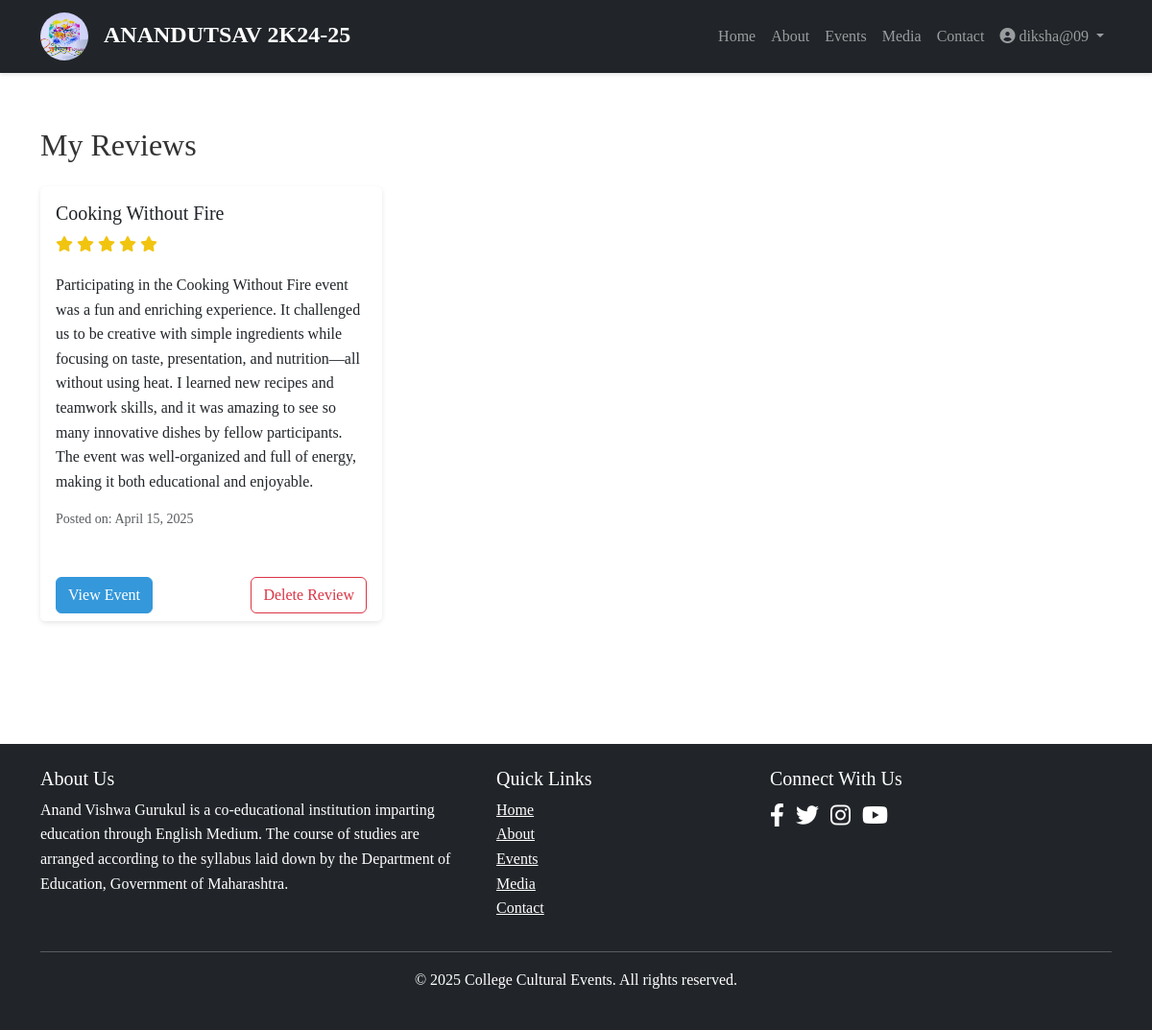
Page /my/reviews/ (signed in) on the committed database.
### events/models.py (models this page shows, shortened)
class Review(models.Model):
    user = models.ForeignKey(User, on_delete=models.CASCADE, related_name='reviews')
    event = models.ForeignKey(Event, on_delete=models.CASCADE, related_name='reviews')
    content = models.TextField()
    rating = models.IntegerField(choices=[(i, i) for i in range(1, 6)])
    created_at = models.DateTimeField(auto_now_add=True)

class Event(models.Model):
    title = models.CharField(max_length=200)
    description = models.TextField()
    category = models.ForeignKey(EventCategory, on_delete=models.CASCADE, related_name='events')
    date = models.DateTimeField()
    location = models.CharField(max_length=200)
    rules = models.TextField(blank=True)
    created_at = models.DateTimeField(auto_now_add=True)
    updated_at = models.DateTimeField(auto_now=True)

### events/views.py (the view)
# urls.py: path('my/reviews/', views.my_reviews, name='my_reviews'),
@login_required
def my_reviews(request):
    if request.user.is_staff:
        messages.warning(request, 'Admin users cannot access review history.')
        return redirect('home')
    reviews = Review.objects.filter(user=request.user).order_by('-created_at')
    return render(request, 'events/my_reviews.html', {
        'reviews': reviews
    })

### events/templates/events/my_reviews.html (shortened to what this page needs)
{% extends 'events/base.html' %}
{% load static %}
{% block content %}
<div class="container py-5">
    <div class="row">
        <div class="col-12">
            <h2 class="mb-4">My Reviews</h2>
            {% if reviews %}
                <div class="row">
                    {% for review in reviews %}
                        <div class="col-md-6 col-lg-4 mb-4">
                            <div class="card h-100">
                                <div class="card-body">
                                    <h5 class="card-title">{{ review.event.title }}</h5>
                                    <div class="star-rating mb-3" data-rating="{{ review.rating }}">
                                        <i class="fas fa-star"></i>
                                        <i class="fas fa-star"></i>
                                        <i class="fas fa-star"></i>
                                        <i class="fas fa-star"></i>
                                        <i class="fas fa-star"></i>
                                    </div>
                                    <p class="card-text">{{ review.content }}</p>
                                    <p class="card-text text-muted small">
                                        Posted on: {{ review.created_at|date:"F d, Y" }}
                                    </p>
                                </div>
                                <div class="card-footer bg-white border-0">
                                    <div class="d-flex justify-content-between align-items-center">
                                        <a href="{% url 'event_detail' review.event.id %}" class="btn btn-primary">
                                            View Event
                                        </a>
                                        <form method="post" action="{% url 'delete_review' review.id %}" class="d-inline">
                                            <button type="submit" class="btn btn-outline-danger" onclick="return confirm('Are you sure you want to delete this review?')">
                                                Delete Review
                                            </button>
                                        </form>
                                    </div>
                                </div>
                            </div>
                        </div>
                    {% endfor %}
                </div>
            {% else %}
                <div class="alert alert-info">
                    <i class="fas fa-info-circle me-2"></i>
                    You haven't written any reviews yet.
                    <a href="{% url 'event_list' %}" class="alert-link">Browse events to review</a>
                </div>
            {% endif %}
        </div>
    </div>
</div>
{% endblock %}

### events/templates/events/base.html (shortened to what this page needs)
<!DOCTYPE html>
<html lang="en">
<head>
    <link href="https://cdn.jsdelivr.net/npm/bootstrap@5.3.0/dist/css/bootstrap.min.css" rel="stylesheet">
    <link rel="stylesheet" href="https://cdnjs.cloudflare.com/ajax/libs/font-awesome/6.0.0-beta3/css/all.min.css">
    {% load static %}
    <link rel="stylesheet" href="{% static 'css/style.css' %}">
</head>
<body>
    <nav class="navbar navbar-expand-lg navbar-dark bg-dark sticky-top">
        <div class="container">
            <a class="navbar-brand" href="{% url 'home' %}">
                 <img src="{% static 'img/logo event.jpg' %}" alt="" height="50px" width="50px" style="border-radius: 50%;" class="me-3">ANANDUTSAV 2K24-25
            </a>
            <div class="collapse navbar-collapse" id="navbarNav">
                <ul class="navbar-nav ms-auto">
                    <li class="nav-item">
                        <a class="nav-link {% if request.path == '/' %}active{% endif %}" href="{% url 'home' %}">Home</a>
                    </li>
                    <li class="nav-item">
                        <a class="nav-link {% if 'about' in request.path %}active{% endif %}" href="{% url 'about' %}">About</a>
                    </li>
                    <li class="nav-item">
                        <a class="nav-link {% if 'events' in request.path %}active{% endif %}" href="{% url 'event_list' %}">Events</a>
                    </li>
                    <li class="nav-item">
                        <a class="nav-link {% if 'media' in request.path %}active{% endif %}" href="{% url 'media_list' %}">Media</a>
                    </li>
                    <li class="nav-item">
                        <a class="nav-link {% if 'contact' in request.path %}active{% endif %}" href="{% url 'contact' %}">Contact</a>
                    </li>
                </ul>
                <ul class="navbar-nav">
                    {% if user.is_authenticated %}
                        <li class="nav-item dropdown">
                            <a class="nav-link dropdown-toggle" href="#" id="userDropdown" role="button" data-bs-toggle="dropdown">
                                <i class="fas fa-user-circle me-1"></i>{{ user.username }}
                            </a>
                        </li>
                    {% endif %}
                </ul>
            </div>
        </div>
    </nav>
    <main class="py-2">
        {% block content %}{% endblock %}
    </main>
    <footer class="bg-dark text-white py-4 mt-5">
        <div class="container">
            <div class="row">
                <div class="col-md-5">
                    <h5>About Us</h5>
                    <p>Anand Vishwa Gurukul is a co-educational institution imparting education through English Medium. The course of studies are arranged according to the syllabus laid down by the Department of Education, Government of Maharashtra.</p>
                </div>
                <div class="col-md-3">
                    <h5>Quick Links</h5>
                    <ul class="list-unstyled">
                        <li><a href="{% url 'home' %}" class="text-white">Home</a></li>
                        <li><a href="{% url 'about' %}" class="text-white">About</a></li>
                        <li><a href="{% url 'event_list' %}" class="text-white">Events</a></li>
                        <li><a href="{% url 'media_list' %}" class="text-white">Media</a></li>
                        <li><a href="{% url 'contact' %}" class="text-white">Contact</a></li>
                    </ul>
                </div>
                <div class="col-md-4">
                    <h5>Connect With Us</h5>
                    <div class="social-icons">
                        <a href="#" class="text-white me-2"><i class="fab fa-facebook-f"></i></a>
                        <a href="#" class="text-white me-2"><i class="fab fa-twitter"></i></a>
                        <a href="#" class="text-white me-2"><i class="fab fa-instagram"></i></a>
                        <a href="#" class="text-white me-2"><i class="fab fa-youtube"></i></a>
                    </div>
                </div>
            </div>
            <hr class="mt-3 mb-3">
            <div class="text-center">
                <p>&copy; {% now "Y" %} College Cultural Events. All rights reserved.</p>
            </div>
        </div>
    </footer>
</body>
</html>

### events/static/css/style.css (style rules this page uses)
:root { --primary-color: #3498db; --secondary-color: #2c3e50; --accent-color: #e74c3c; --light-color: #ecf0f1; --dark-color: #2c3e50; }
body { font-family: Cambria, Cochin, Georgia, Times, 'Times New Roman', serif; color: #333; line-height: 1.6; }
.navbar { box-shadow: 0 2px 4px rgba(0, 0, 0, 0.1); }
.navbar-brand { font-weight: bold; font-size: 1.5rem; }
.card { transition: transform 0.3s ease, box-shadow 0.3s ease; margin-bottom: 1.5rem; border: none; box-shadow: 0 2px 5px rgba(0, 0, 0, 0.1); }
.btn-primary { background-color: var(--primary-color); border-color: var(--primary-color); }
.star-rating .fa-star { color: #f1c40f; }
footer { background-color: var(--dark-color); }
.social-icons a { font-size: 1.5rem; margin-right: 1rem; transition: color 0.3s ease; }

### rows in the picture
Review: event "Cooking Without Fire", content "Participating in the Cooking Without Fire event was a fun and enriching experience. It challenged us to be creative with simple ingredients while focusing on taste, presentation, and nutrition—all without using heat. I learned new recipes and teamwork skills, and it was amazing to see so many innovative dishes by fellow participants. The event was well-organized and full of energy, making it both educational and enjoyable.", created_at "April 15, 2025"

### other values in the picture
{{ user.username }} "diksha@09"
